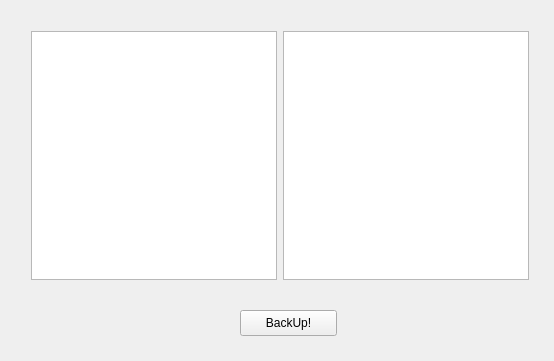
<?xml version="1.0" encoding="UTF-8"?>
<ui version="4.0">
 <class>MainWidget</class>
 <widget class="QWidget" name="MainWidget">
  <property name="geometry">
   <rect>
    <x>0</x>
    <y>0</y>
    <width>554</width>
    <height>361</height>
   </rect>
  </property>
  <property name="windowTitle">
   <string>MainWidget</string>
  </property>
  <widget class="QPushButton" name="btnBackup">
   <property name="geometry">
    <rect>
     <x>240</x>
     <y>310</y>
     <width>97</width>
     <height>26</height>
    </rect>
   </property>
   <property name="text">
    <string>BackUp!</string>
   </property>
  </widget>
  <widget class="QWidget" name="layoutWidget">
   <property name="geometry">
    <rect>
     <x>20</x>
     <y>20</y>
     <width>520</width>
     <height>271</height>
    </rect>
   </property>
   <layout class="QHBoxLayout" name="horizontalLayout">
    <item>
     <widget class="QListView" name="lvSource"/>
    </item>
    <item>
     <widget class="QListView" name="lvBackup"/>
    </item>
   </layout>
  </widget>
 </widget>
 <layoutdefault spacing="6" margin="11"/>
 <resources/>
 <connections/>
</ui>
